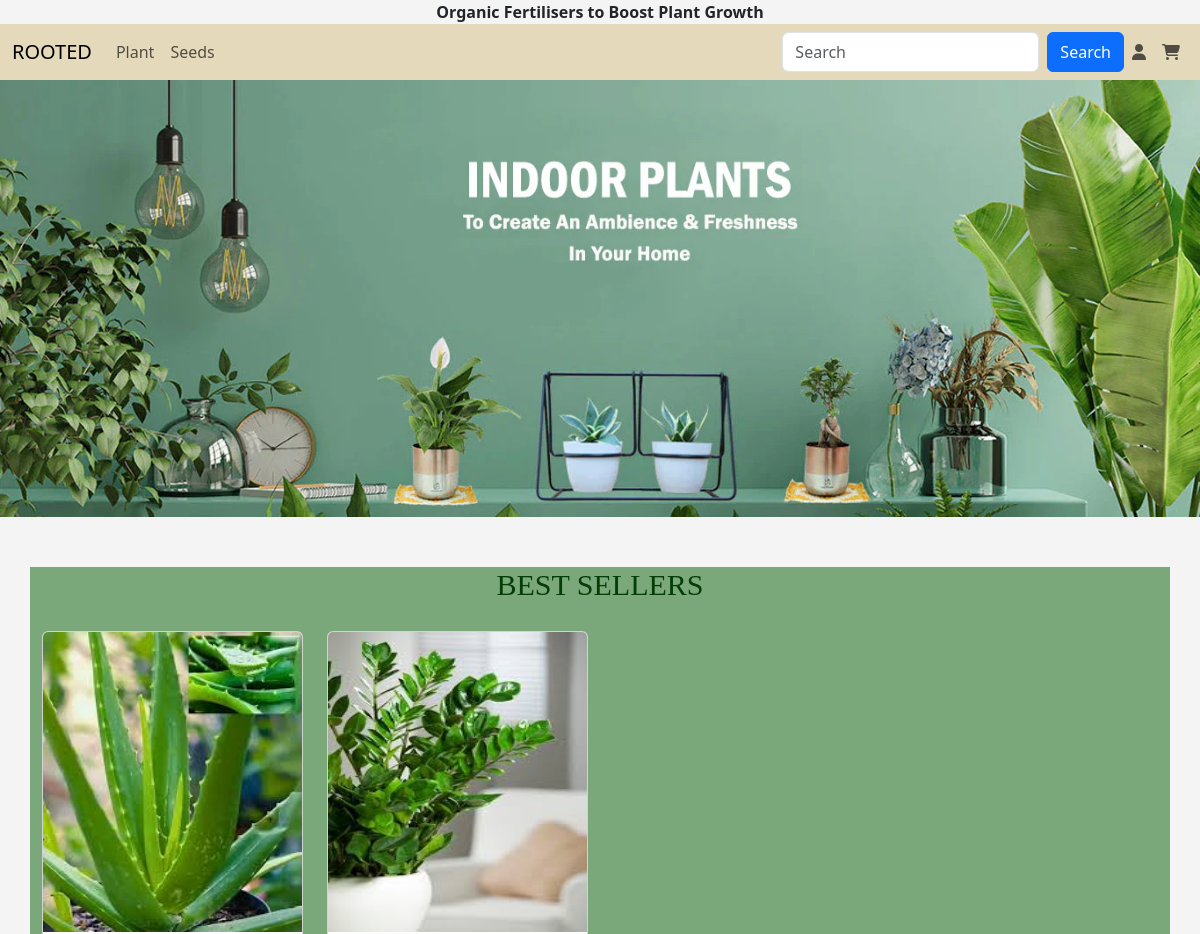
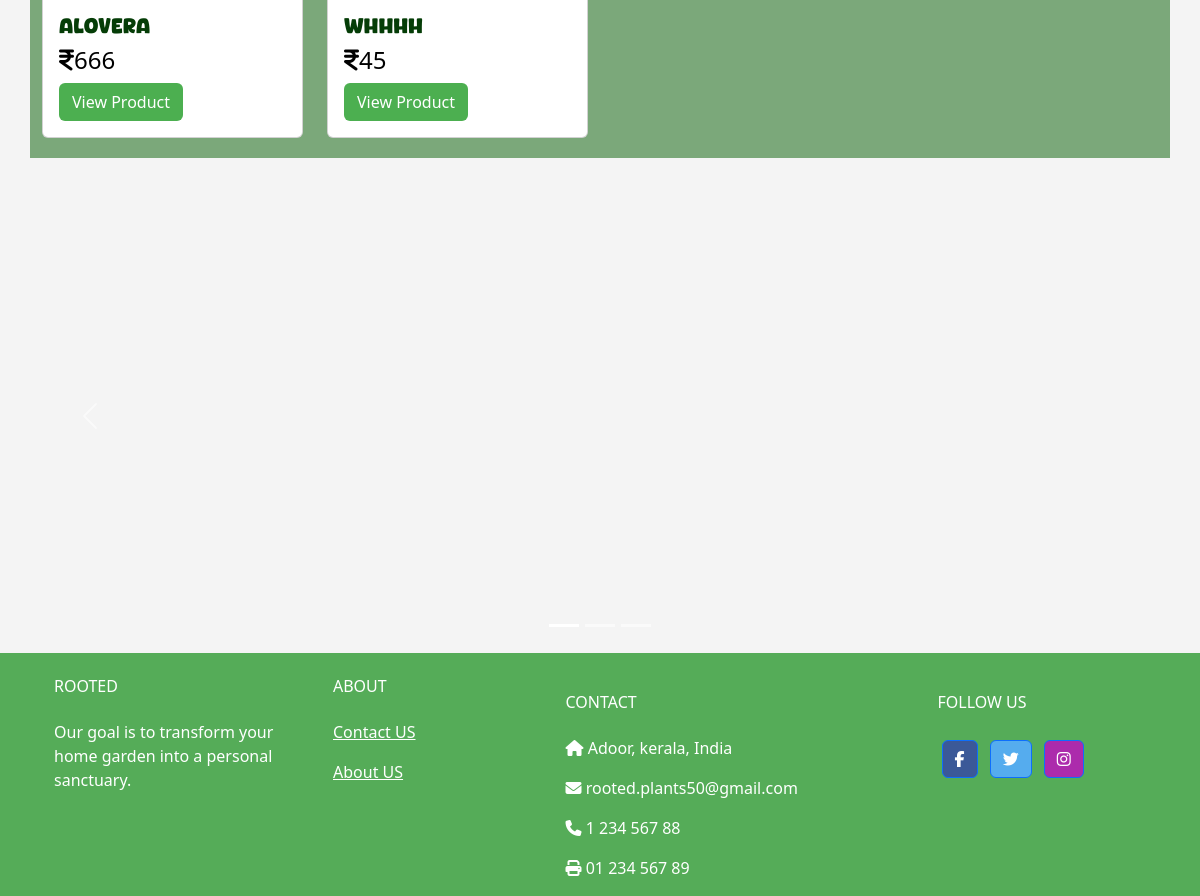
The page / on the database its author committed (2 pictures, top to bottom).
### app/models.py (models this page shows, shortened)
class Main_cat(models.Model):
    m_name=models.TextField(unique=True)

class Plants(models.Model):
    p_id=models.TextField()
    name=models.TextField()
    p_catg=models.TextField()
    p_dis=models.TextField()
    price=models.IntegerField()
    offer_price=models.IntegerField()
    img=models.FileField()
    img2=models.FileField()
    stock=models.IntegerField()
    catg=models.ForeignKey(Category,on_delete=models.CASCADE)
    mcatg=models.ForeignKey(Main_cat,on_delete=models.CASCADE)

### app/views.py (the view)
# urls.py: path('',views.user_home),
def user_home(req):
    data=Plants.objects.all()[::-1]
    c_data=Category.objects.all()
    p_data=Plants.objects.all()
    m_data=Main_cat.objects.all()
    return render(req,'user/userhome.html',{'Plants':data,'c_data':c_data,'p_data':p_data,'m_data':m_data})

### templates/user/userhome.html (shortened to what this page needs)
<!DOCTYPE html>
<html lang="en">
<head>
    {% load static %}
    <link rel="stylesheet" href="https://cdnjs.cloudflare.com/ajax/libs/font-awesome/6.6.0/css/all.min.css">
    <link href="https://cdn.jsdelivr.net/npm/bootstrap@5.3.3/dist/css/bootstrap.min.css" rel="stylesheet">
    <link rel="stylesheet" href="{% static 'css/style.css'%}">
</head>
<body>
      <div class="divtop">
      <div  class="carousel slide" data-bs-ride="carousel">
        <div class="carousel-inner">
          <div class="carousel-item active">
            <b class="cdata">Organic Fertilisers to Boost Plant Growth</b>
          </div>
        </div>
      </div>
    </div>
<nav class="navbar navbar-expand-sm " id="navb">
  <div class="container-fluid">
    <a class="navbar-brand" href="homep">ROOTED</a>
    <div class="collapse navbar-collapse" id="collapsibleNavbar">
      <ul class="navbar-nav me-auto">
        {% for i in m_data%}
        <li class="nav-item" id="dropdown">
          <a href="" class="nav-link" id="dropbtn">{{i.m_name}}</a>
        {% endfor %}
      </ul>
      <form class="d-flex" method="GET" action="../search">
        <input class="form-control me-2" type="text" placeholder="Search" value="{{ srch }}" name="query">
        <button class="btn btn-primary" type="submit" >Search</button>
        <ul class="navbar-nav me-auto">
          <li class="nav-item">
            <a class="nav-link" href="m_login"><i class="fa-solid fa-user"></i></a>
          </li>
          <li class="nav-item">
            <a class="nav-link" href="view_cart"><i class="fa-solid fa-cart-shopping"></i></a>
          </li>
        </ul>
      </form>
    </div>
  </div>
</nav>
<div class="topimg">
<img src="{% static 'images/top.webp'%}" alt="">
</div>
<div class="container" style="margin-top: 50px; background-color: #357c33a1;" >
  <h3 class="bst" style="text-align: center;">BEST SELLERS</h3>
  <div class="row" id="pp">
    {% for plant in Plants %}
    <div class="col-lg-3" id="oo" >
      <a href="" style="text-decoration: none; color: black;"><div class="card" style="margin-top: 20px; margin-bottom: 20px;">
        <img class="card-img-top" src="{{plant.img.url}}" alt="Card image" style="width:100%; height: 300px;">
        <div class="card-body">
          <h3 class="nm">{{plant.name}}</h3>
          <h4 class="card-title"><i class="fa-solid fa-indian-rupee-sign"></i>{{plant.offer_price}}</h4>
          <a href="view_pro/{{plant.pk}}" class="btn" style="background-color: #4CAF50; color: white;">View Product</a>
        </div></a>
      </div>
    </div>
    {% endfor %}
<div id="demo" class="carousel slide" data-bs-ride="carousel" style="margin-top:20px ;">
  <div class="carousel-indicators">
    <button type="button" data-bs-target="#demo" data-bs-slide-to="0" class="active"></button>
    <button type="button" data-bs-target="#demo" data-bs-slide-to="1"></button>
    <button type="button" data-bs-target="#demo" data-bs-slide-to="2"></button>
  </div>
  <div class="carousel-inner">
    <div class="carousel-item active">
      <img src="{%static 'images/crslimg1.webp'%}" alt="" class="d-block" style="width:100%; height:50%;">
    </div>
  </div>
  <button class="carousel-control-prev" type="button" data-bs-target="#demo" data-bs-slide="prev">
    <span class="carousel-control-prev-icon"></span>
  </button>
  <button class="carousel-control-next" type="button" data-bs-target="#demo" data-bs-slide="next">
    <span class="carousel-control-next-icon"></span>
  </button>
</div>
<footer
class="text-center text-lg-start text-white"
    border-color: #4CAF50;
    style="background-color: #55ac58"
>
<div class="container p-4 pb-0">
<div class="row">
<div class="col-md-3 ">
  <h6 class="text-uppercase mb-4 font-weight-bold">
    ROOTED
  </h6>
  <p>
    Our goal is to transform your home garden into a personal sanctuary.
  </p>
</div>
<div class="col-md-2 ">
  <h6 class="text-uppercase mb-4 font-weight-bold">ABOUT</h6>
  <p>
    <a class="text-white">Contact US</a>
  </p>
  <p>
    <a class="text-white">About US</a>
  </p>
</div>
<div class="col-md-4 col-lg-3 col-xl-3 mx-auto mt-3">
  <h6 class="text-uppercase mb-4 font-weight-bold">Contact</h6>
  <p><i class="fas fa-home mr-3"></i> Adoor, kerala, India</p>
  <p><i class="fas fa-envelope mr-3"></i> rooted.plants50@gmail.com</p>
  <p><i class="fas fa-phone mr-3"></i> 1 234 567 88</p>
  <p><i class="fas fa-print mr-3"></i> 01 234 567 89</p>
</div>
<div class="col-md-3 col-lg-2 col-xl-2 mx-auto mt-3">
  <h6 class="text-uppercase mb-4 font-weight-bold">Follow us</h6>
  <a
     class="btn btn-primary btn-floating m-1"
     style="background-color: #3b5998"
     href="#!"
     role="button"
     ><i class="fab fa-facebook-f"></i
    ></a>
  <a
     class="btn btn-primary btn-floating m-1"
     style="background-color: #55acee"
     href="#!"
     role="button"
     ><i class="fab fa-twitter"></i
    ></a>
  <a
     class="btn btn-primary btn-floating m-1"
     style="background-color: #ac2bac"
     href="#!"
     role="button"
     ><i class="fab fa-instagram"></i
    ></a>
</div>
</div>
</div>
</footer>
</body>
</html>

### static/css/style.css (style rules this page uses)
body { background-color: #f4f4f4; }
.carousel-item { text-align: center; }
#navb { background-color: #e4dabb; }
.navbar-nav { display:flex; align-content: center; }
#dropdown { float: left; overflow: hidden; }
.topimg img { width: 100%; max-width: 100%; }

### templates/user/userhome.html (style rules this page uses)
.nm { font-family: myfnt; font-size: 20px; color: #053d07; }
.bst { font-family: myfnt1; font-size: 30px; color: #053d07; }

### rows shown on the page
Main_cat: m_name "Plant"
Main_cat: m_name "Seeds"
Plants: img (picture), name "Alovera", offer_price "666"
Plants: img (picture), name "whhhh", offer_price "45"
